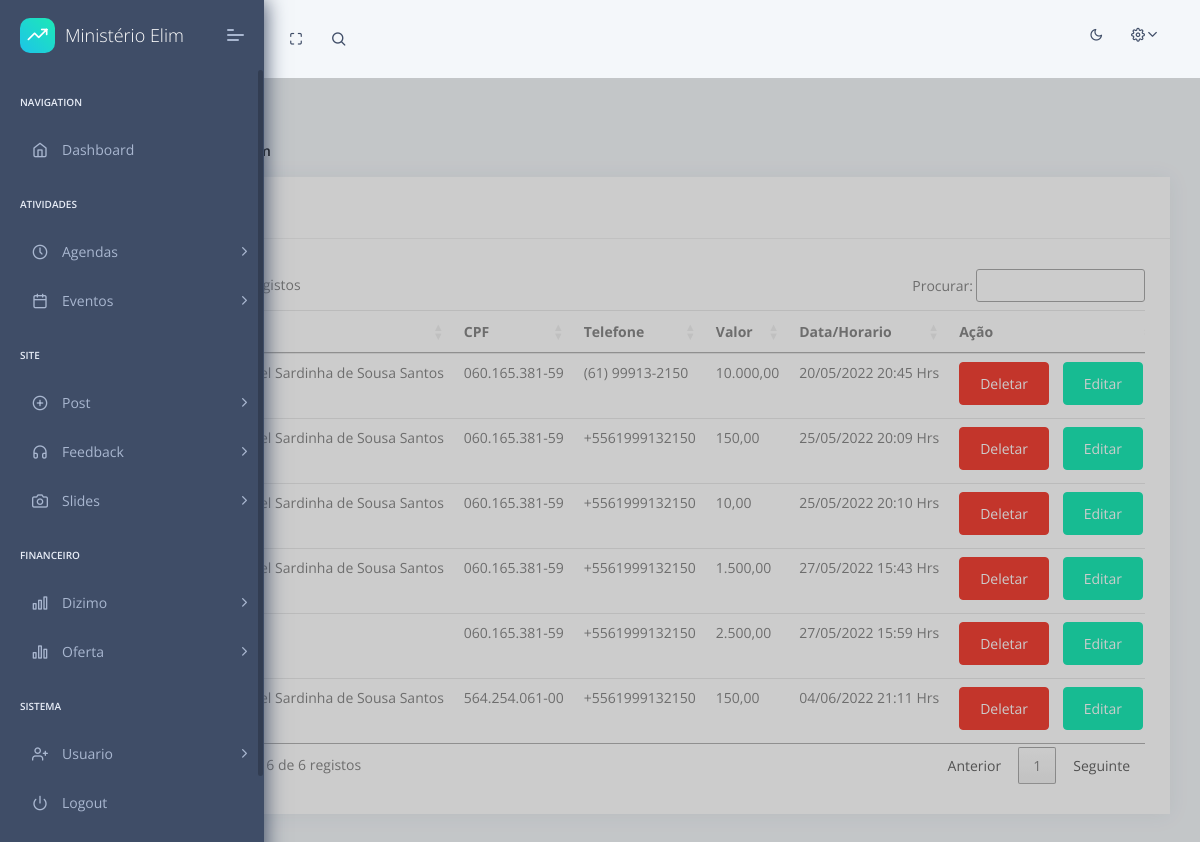
Page /dashboard/pages/listar-oferta/ (signed in) on the committed database.
### core/models.py (models this page shows, shortened)
class Oferta(models.Model):
    id = models.AutoField(primary_key=True,unique=True)
    name = models.CharField(max_length=120)
    cpf = models.CharField(max_length=15)
    tel = models.CharField(max_length=15)
    value = models.FloatField()
    data = models.DateTimeField(auto_now_add=True)
    def get_data_formatado(self):
        return self.data.strftime('%d/%m/%Y %H:%M Hrs')
    def get_value_formatado(self):
        valorReal = f'{self.value:_.2f}'
        valorReal = valorReal.replace('.',',').replace('_','.')
        return valorReal

### dashboard/home/pages/views.py (the view)
# urls.py: path('pages/listar-oferta/', Pages.listarOferta),
    @login_required(login_url="/dashboard/login/")
    def listarOferta(req):
        if req.method == 'GET':
            oferta = Oferta.objects.all()
            user = req.user
            admin = user.is_superuser
            context = {
                'oferta': oferta,
                'username':user,
                'admin':admin
            }
            return render(req,'home/oferta/listar-oferta.html',context)

### templates/home/oferta/listar-oferta.html (shortened to what this page needs)
{% extends "layouts/base.html" %}
{% block stylesheets %}
    <link rel="stylesheet" type="text/css" href="https://cdn.datatables.net/1.12.1/css/jquery.dataTables.css">
{% endblock stylesheets %}
{% block content %}
<div class="pcoded-content">
    <div class="pcoded-inner-content">
        <div class="page-header">
            <div class="page-block">
                <div class="row align-items-center">
                    <div class="col-md-12">
                        <div class="page-header-title">
                            <h5 class="m-b-10">Listagem Oferta</h5>
                        </div>
                        <ul class="breadcrumb">
                            <li class="breadcrumb-item"><a href="/dashboard/"></a></li>
                            <li class="breadcrumb-item"><a href="#!">tabelas</a></li>
                            <li class="breadcrumb-item"><a href="javascript:">listagem</a></li>
                        </ul>
                    </div>
                </div>
            </div>
        </div>
        <div class="main-body">
            <div class="page-wrapper">
                <div class="row">
                    <div class="col-xl-12">
                        <div class="card">
                            <div class="card-header">
                                <h5>Listagem Oferta</h5>
                            </div>
                            <div class="card-block table-border-style">
                                <div class="table-responsive">
                                    <table class="table table-hover" id="TableDT">
                                        <form id="form" method="post"> {% csrf_token %}
                                            <thead>
                                                <tr>
                                                    <th>#</th>
                                                    <th>Nome</th>
                                                    <th>CPF</th>
                                                    <th>Telefone</th>
                                                    <th>Valor</th>
                                                    <th>Data/Horario</th>
                                                    <th>Ação</th>
                                                </tr>
                                            </thead>
                                            <tbody>
                                                {% for of in oferta %}
                                                <tr>
                                                    <th scope="row" id="teste">{{ of.id }}</th>
                                                    <td>{{ of.name }}</td>
                                                    <td>{{ of.cpf }}</td>
                                                    <td>{{ of.tel }}</td>
                                                    <td>{{ of.get_value_formatado }}</td>
                                                    <td>{{ of.get_data_formatado }}</td>
                                                    <td>
                                                        <a href="/dashboard/deletar/oferta/{{of.id}}" type="submit" class="btn btn-danger"  >Deletar</a>
                                                        <a href="/dashboard/pages/editar-oferta/{{of.id}}" type="submit" class="btn btn-success"  >Editar</a>
                                                    </td>
                                                </tr>
                                                {% endfor %}
                                            </tbody>
                                        </form>
                                    </table>
                                </div>
                            </div>
                        </div>
                    </div>
                </div>
            </div>
        </div>
    </div>
</div>
{% endblock content %}

### rows in the picture
Oferta: name "Paulo Abdiel Sardinha de Sousa Santos", cpf "060.165.381-59", tel "(61) 99913-2150", get_value_formatado "10.000,00", get_data_formatado "20/05/2022 20:45 Hrs"
Oferta: name "Paulo Abdiel Sardinha de Sousa Santos", cpf "060.165.381-59", tel "+5561999132150", get_value_formatado "150,00", get_data_formatado "25/05/2022 20:09 Hrs"
Oferta: name "Paulo Abdiel Sardinha de Sousa Santos", cpf "060.165.381-59", tel "+5561999132150", get_value_formatado "10,00", get_data_formatado "25/05/2022 20:10 Hrs"
Oferta: name "Paulo Abdiel Sardinha de Sousa Santos", cpf "060.165.381-59", tel "+5561999132150", get_value_formatado "1.500,00", get_data_formatado "27/05/2022 15:43 Hrs"
Oferta: cpf "060.165.381-59", tel "+5561999132150", get_value_formatado "2.500,00", get_data_formatado "27/05/2022 15:59 Hrs"
Oferta: name "Paulo Abdiel Sardinha de Sousa Santos", cpf "564.254.061-00", tel "+5561999132150", get_value_formatado "150,00", get_data_formatado "04/06/2022 21:11 Hrs"
